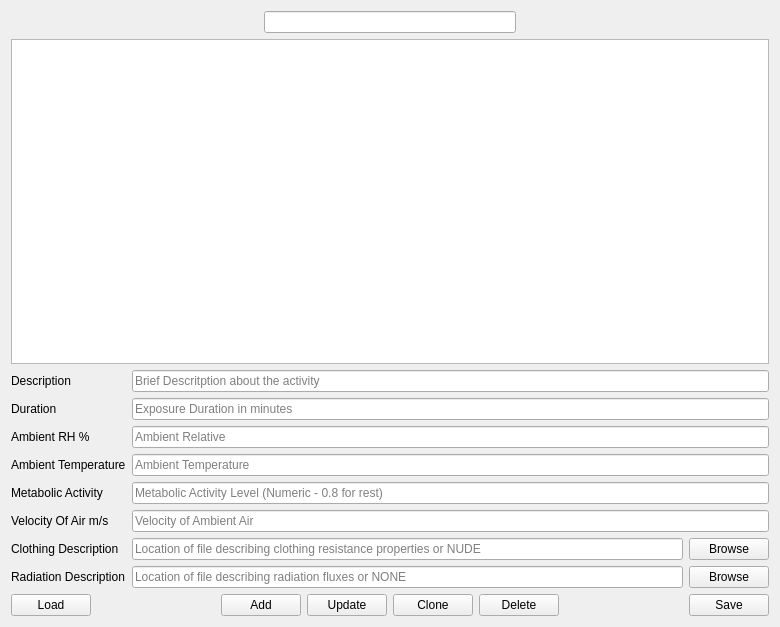
<?xml version="1.0" encoding="UTF-8"?>
<ui version="4.0">
 <class>Form</class>
 <widget class="QWidget" name="Form">
  <property name="geometry">
   <rect>
    <x>0</x>
    <y>0</y>
    <width>780</width>
    <height>627</height>
   </rect>
  </property>
  <property name="windowTitle">
   <string>Form</string>
  </property>
  <layout class="QVBoxLayout" name="verticalLayout" stretch="0,10,0,0,0">
   <item>
    <layout class="QHBoxLayout" name="horizontalLayout">
     <item>
      <spacer name="horizontalSpacer_3">
       <property name="orientation">
        <enum>Qt::Horizontal</enum>
       </property>
       <property name="sizeHint" stdset="0">
        <size>
         <width>40</width>
         <height>20</height>
        </size>
       </property>
      </spacer>
     </item>
     <item>
      <widget class="QLineEdit" name="activityName">
       <property name="toolTip">
        <string>Identifier for the activity configuration</string>
       </property>
      </widget>
     </item>
     <item>
      <spacer name="horizontalSpacer_4">
       <property name="orientation">
        <enum>Qt::Horizontal</enum>
       </property>
       <property name="sizeHint" stdset="0">
        <size>
         <width>40</width>
         <height>20</height>
        </size>
       </property>
      </spacer>
     </item>
    </layout>
   </item>
   <item>
    <widget class="GraphicsLayoutWidget" name="selectElectrodesPlot"/>
   </item>
   <item>
    <layout class="QHBoxLayout" name="currentActivities"/>
   </item>
   <item>
    <layout class="QFormLayout" name="formLayout">
     <item row="1" column="0">
      <widget class="QLabel" name="label">
       <property name="text">
        <string>Duration</string>
       </property>
      </widget>
     </item>
     <item row="3" column="0">
      <widget class="QLabel" name="label_2">
       <property name="text">
        <string>Ambient Temperature</string>
       </property>
      </widget>
     </item>
     <item row="2" column="0">
      <widget class="QLabel" name="label_3">
       <property name="text">
        <string>Ambient RH %</string>
       </property>
      </widget>
     </item>
     <item row="4" column="0">
      <widget class="QLabel" name="label_4">
       <property name="text">
        <string>Metabolic Activity </string>
       </property>
      </widget>
     </item>
     <item row="6" column="0">
      <widget class="QLabel" name="label_5">
       <property name="text">
        <string>Clothing Description</string>
       </property>
      </widget>
     </item>
     <item row="7" column="0">
      <widget class="QLabel" name="label_6">
       <property name="text">
        <string>Radiation Description</string>
       </property>
      </widget>
     </item>
     <item row="1" column="1">
      <widget class="QLineEdit" name="eventDuration">
       <property name="placeholderText">
        <string>Exposure Duration in minutes</string>
       </property>
      </widget>
     </item>
     <item row="2" column="1">
      <widget class="QLineEdit" name="relativeHumidity">
       <property name="placeholderText">
        <string>Ambient Relative</string>
       </property>
      </widget>
     </item>
     <item row="3" column="1">
      <widget class="QLineEdit" name="ambientTemperature">
       <property name="placeholderText">
        <string>Ambient Temperature</string>
       </property>
      </widget>
     </item>
     <item row="4" column="1">
      <widget class="QLineEdit" name="metabolicActivity">
       <property name="placeholderText">
        <string>Metabolic Activity Level (Numeric - 0.8 for rest)</string>
       </property>
      </widget>
     </item>
     <item row="0" column="0">
      <widget class="QLabel" name="label_7">
       <property name="text">
        <string>Description</string>
       </property>
      </widget>
     </item>
     <item row="0" column="1">
      <widget class="QLineEdit" name="activityDescription">
       <property name="placeholderText">
        <string>Brief Descritption about the activity</string>
       </property>
      </widget>
     </item>
     <item row="5" column="1">
      <widget class="QLineEdit" name="velocityOfAir">
       <property name="placeholderText">
        <string>Velocity of Ambient Air</string>
       </property>
      </widget>
     </item>
     <item row="5" column="0">
      <widget class="QLabel" name="label_8">
       <property name="text">
        <string>Velocity Of Air m/s</string>
       </property>
      </widget>
     </item>
     <item row="6" column="1">
      <layout class="QHBoxLayout" name="horizontalLayout_4">
       <item>
        <widget class="QLineEdit" name="clothingFile">
         <property name="placeholderText">
          <string>Location of file describing clothing resistance properties or NUDE</string>
         </property>
        </widget>
       </item>
       <item>
        <widget class="QPushButton" name="loadingClothingFile">
         <property name="text">
          <string>Browse</string>
         </property>
        </widget>
       </item>
      </layout>
     </item>
     <item row="7" column="1">
      <layout class="QHBoxLayout" name="horizontalLayout_3">
       <item>
        <widget class="QLineEdit" name="radiationFluxFile">
         <property name="placeholderText">
          <string>Location of file describing radiation fluxes or NONE</string>
         </property>
        </widget>
       </item>
       <item>
        <widget class="QPushButton" name="loadingRadiationFile">
         <property name="text">
          <string>Browse</string>
         </property>
        </widget>
       </item>
      </layout>
     </item>
    </layout>
   </item>
   <item>
    <layout class="QHBoxLayout" name="horizontalLayout_2">
     <item>
      <widget class="QPushButton" name="loadActivity">
       <property name="text">
        <string>Load</string>
       </property>
      </widget>
     </item>
     <item>
      <spacer name="horizontalSpacer">
       <property name="orientation">
        <enum>Qt::Horizontal</enum>
       </property>
       <property name="sizeHint" stdset="0">
        <size>
         <width>40</width>
         <height>20</height>
        </size>
       </property>
      </spacer>
     </item>
     <item>
      <widget class="QPushButton" name="addActivity">
       <property name="text">
        <string>Add</string>
       </property>
      </widget>
     </item>
     <item>
      <widget class="QPushButton" name="updateActivity">
       <property name="text">
        <string>Update</string>
       </property>
      </widget>
     </item>
     <item>
      <widget class="QPushButton" name="cloneActivity">
       <property name="text">
        <string>Clone</string>
       </property>
      </widget>
     </item>
     <item>
      <widget class="QPushButton" name="deleteActivity">
       <property name="text">
        <string>Delete</string>
       </property>
      </widget>
     </item>
     <item>
      <spacer name="horizontalSpacer_2">
       <property name="orientation">
        <enum>Qt::Horizontal</enum>
       </property>
       <property name="sizeHint" stdset="0">
        <size>
         <width>40</width>
         <height>20</height>
        </size>
       </property>
      </spacer>
     </item>
     <item>
      <widget class="QPushButton" name="save">
       <property name="text">
        <string>Save</string>
       </property>
      </widget>
     </item>
    </layout>
   </item>
  </layout>
 </widget>
 <customwidgets>
  <customwidget>
   <class>GraphicsLayoutWidget</class>
   <extends>QGraphicsView</extends>
   <header>pyqtgraph</header>
  </customwidget>
 </customwidgets>
 <tabstops>
  <tabstop>activityDescription</tabstop>
  <tabstop>eventDuration</tabstop>
  <tabstop>relativeHumidity</tabstop>
  <tabstop>ambientTemperature</tabstop>
  <tabstop>metabolicActivity</tabstop>
  <tabstop>velocityOfAir</tabstop>
  <tabstop>addActivity</tabstop>
  <tabstop>updateActivity</tabstop>
  <tabstop>cloneActivity</tabstop>
  <tabstop>deleteActivity</tabstop>
  <tabstop>save</tabstop>
  <tabstop>selectElectrodesPlot</tabstop>
 </tabstops>
 <resources/>
 <connections/>
</ui>
